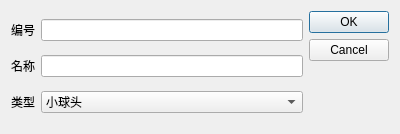
<?xml version="1.0" encoding="UTF-8"?>
<ui version="4.0">
 <class>Dialog</class>
 <widget class="QDialog" name="Dialog">
  <property name="geometry">
   <rect>
    <x>0</x>
    <y>0</y>
    <width>400</width>
    <height>134</height>
   </rect>
  </property>
  <property name="windowTitle">
   <string>保存到组件库</string>
  </property>
  <layout class="QHBoxLayout" name="horizontalLayout">
   <item>
    <layout class="QGridLayout" name="gridLayout">
     <item row="0" column="0">
      <widget class="QLabel" name="label_2">
       <property name="text">
        <string>编号</string>
       </property>
      </widget>
     </item>
     <item row="0" column="1">
      <widget class="QLineEdit" name="lineEdit"/>
     </item>
     <item row="1" column="0">
      <widget class="QLabel" name="label_3">
       <property name="text">
        <string>名称</string>
       </property>
      </widget>
     </item>
     <item row="1" column="1">
      <widget class="QLineEdit" name="lineEdit_2"/>
     </item>
     <item row="2" column="0">
      <widget class="QLabel" name="label_4">
       <property name="text">
        <string>类型</string>
       </property>
      </widget>
     </item>
     <item row="2" column="1">
      <widget class="QComboBox" name="comboBox">
       <item>
        <property name="text">
         <string>小球头</string>
        </property>
       </item>
       <item>
        <property name="text">
         <string>大球头</string>
        </property>
       </item>
       <item>
        <property name="text">
         <string>刀刃</string>
        </property>
       </item>
      </widget>
     </item>
    </layout>
   </item>
   <item>
    <widget class="QDialogButtonBox" name="buttonBox">
     <property name="orientation">
      <enum>Qt::Vertical</enum>
     </property>
     <property name="standardButtons">
      <set>QDialogButtonBox::Cancel|QDialogButtonBox::Ok</set>
     </property>
    </widget>
   </item>
  </layout>
 </widget>
 <resources/>
 <connections/>
</ui>
